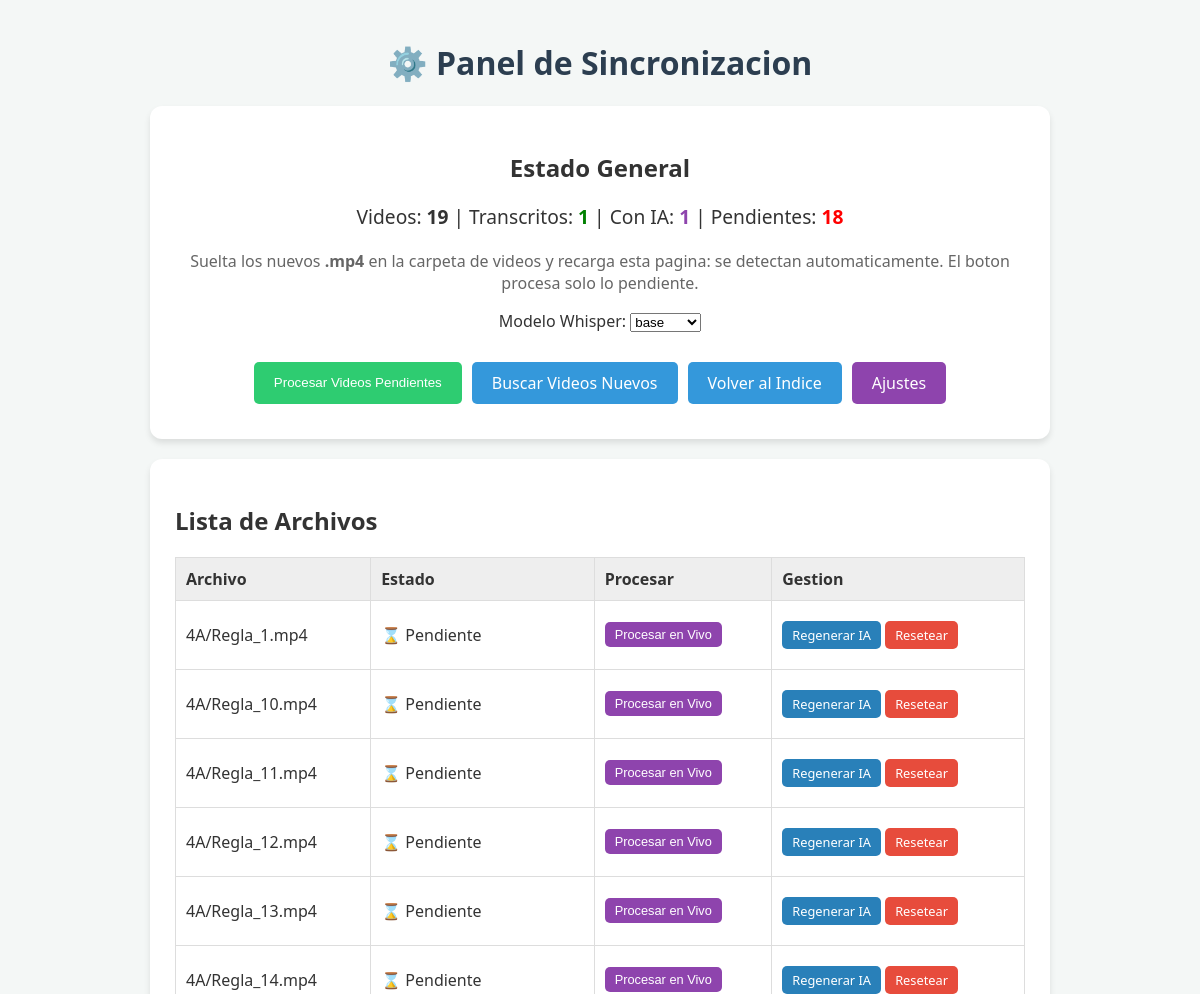
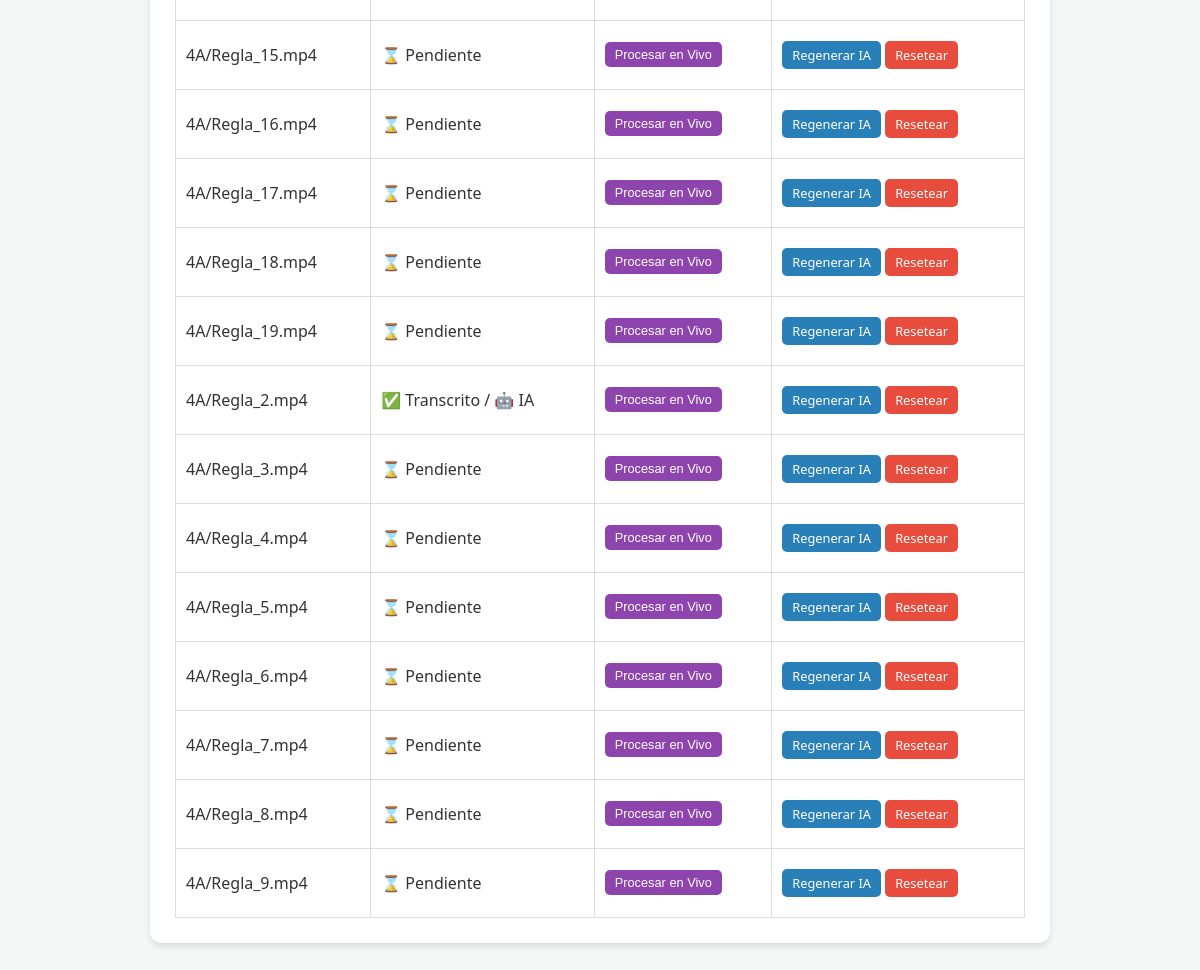
The page /sync on the database its author committed (2 pictures, top to bottom).
### tables this page shows
CREATE TABLE lessons (
        id INTEGER PRIMARY KEY AUTOINCREMENT,
        file_name TEXT UNIQUE,
        title TEXT,
        transcription TEXT,
        explanation TEXT,
        exercises TEXT,
        completed INTEGER DEFAULT 0
    );

### backend/Core/Controller.php (called while the page is built, shortened)
<?php
abstract class Controller
{
    protected function view(string $template, array $data = [], ?string $layout = 'layouts/main'): void
    {
        View::render($template, $data, $layout);
        exit;
    }
}

### backend/Controllers/SyncController.php (called while the page is built, shortened)
<?php
final class SyncController extends Controller
{
    public function index(array $params = []): void
    {
        $model = new Lesson();
        $this->view('sync.index', [
            'title'         => 'Gestion de Lecciones',
            'lessons'       => $model->allByFileName(),
            'stats'         => $model->stats(),
            'config'        => AiConfig::load(),
            'whisperModels' => Config::WHISPER_MODELS,
            'status'        => $this->statusMessage((string) Request::query('status', '')),
        ]);
    }
    private function statusMessage(string $status): string
    {
        return match ($status) {
            'processing'     => 'Procesando los videos pendientes en segundo plano. Recarga la pagina en unos minutos.',
            'processing_one' => 'Procesando el archivo en segundo plano.',
            're_enrich'      => 'Regenerando la explicacion y los ejercicios con IA.',
            'reset'          => 'Leccion reseteada exitosamente.',
            default          => '',
        };
    }
}

### public/index.php (called while the page is built, shortened)
<?php
$router = new Router();
$router->dispatch();

### backend/Models/Lesson.php (called while the page is built, shortened)
<?php
final class Lesson extends Model
{
    public function all(): array
    {
        return $this->db->query('SELECT * FROM lessons ORDER BY id ASC')->fetchAll();
    }
    public function allByFileName(): array
    {
        return $this->db->query('SELECT * FROM lessons ORDER BY file_name ASC')->fetchAll();
    }
    public function stats(): array
    {
        $lessons = $this->all();
        $processed = 0;
        $enriched = 0;
        $completed = 0;
        foreach ($lessons as $lesson) {
            if (!empty($lesson['transcription'])) {
                $processed++;
            }
            if (!empty($lesson['explanation'])) {
                $enriched++;
            }
        }
        return [
            'total'     => count($lessons),
            'processed' => $processed,
            'enriched'  => $enriched,
            'completed' => $completed,
            'pending'   => count($lessons) - $processed,
        ];
    }
}

### backend/Core/Model.php (called while the page is built, shortened)
<?php
abstract class Model
{
    private static ?PDO $connection = null;
    public function __construct()
    {
        $this->db = self::connection();
    }
    public static function connection(): PDO
    {
        if (self::$connection === null) {
            $pdo = new PDO('sqlite:' . Config::dbPath());
            $pdo->setAttribute(PDO::ATTR_ERRMODE, PDO::ERRMODE_EXCEPTION);
            $pdo->setAttribute(PDO::ATTR_DEFAULT_FETCH_MODE, PDO::FETCH_ASSOC);
            self::$connection = $pdo;
        }
        return self::$connection;
    }
}

### frontend/views/sync/index.php (the view, shortened to what this page needs)
<h1>&#9881;&#65039; Panel de Sincronizacion</h1>
<div class="content-section" style="text-align: center;">
    <h2 style="margin-bottom:10px;">Estado General</h2>
    <p style="font-size: 1.2em; margin-bottom:20px;">
        Videos: <strong><?php echo $stats['total']; ?></strong> |
        Transcritos: <strong style="color:green;"><?php echo $stats['processed']; ?></strong> |
        Con IA: <strong style="color:#8e44ad;"><?php echo $stats['enriched']; ?></strong> |
        Pendientes: <strong style="color:red;"><?php echo $stats['pending']; ?></strong>
    </p>
    <p style="margin-bottom:10px; color:#666;">
        Suelta los nuevos <strong>.mp4</strong> en la carpeta de videos y recarga esta pagina: se detectan automaticamente. El boton procesa solo lo pendiente.
    </p>
    <p style="margin-bottom:20px;">
        <label>Modelo Whisper:
            <select id="whisper">
                <?php foreach ($whisperModels as $w): ?>
                    <option value="<?php echo $w; ?>" <?php echo $w === $config['whisper']['model'] ? 'selected' : ''; ?>><?php echo $w; ?></option>
                <?php endforeach; ?>
            </select>
        </label>
    </p>
    <div style="display:flex; gap:10px; justify-content:center;">
        <button class="btn" style="background:#2ecc71" onclick="go('process')">Procesar Videos Pendientes</button>
        <a href="/sync" class="btn">Buscar Videos Nuevos</a>
        <a href="/" class="btn">Volver al Indice</a>
        <a href="/settings" class="btn" style="background:#8e44ad">Ajustes</a>
    </div>
</div>
<div class="content-section">
    <h2 style="margin-bottom:20px;">Lista de Archivos</h2>
    <table style="width:100%; border-collapse:collapse; margin-top:20px;">
        <thead>
            <tr style="background:#eee; text-align:left;">
                <th style="padding:10px; border:1px solid #ddd;">Archivo</th>
                <th style="padding:10px; border:1px solid #ddd;">Estado</th>
                <th style="padding:10px; border:1px solid #ddd;">Procesar</th>
                <th style="padding:10px; border:1px solid #ddd;">Gestion</th>
            </tr>
        </thead>
        <tbody>
            <?php foreach ($lessons as $lesson): ?>
            <tr>
                <td style="padding:10px; border:1px solid #ddd;"><?php echo htmlspecialchars($lesson['file_name']); ?></td>
                <td style="padding:10px; border:1px solid #ddd;">
                    <?php echo !empty($lesson['transcription']) ? '&#9989; Transcrito' : '&#8987; Pendiente'; ?>
                    <?php echo !empty($lesson['explanation']) ? ' / &#129302; IA' : ''; ?>
                </td>
                <td style="padding:10px; border:1px solid #ddd;">
                    <button class="btn" style="padding:5px 10px; font-size:0.8em; background:#8e44ad;" onclick="live(<?php echo htmlspecialchars(json_encode($lesson['file_name']), ENT_QUOTES); ?>)">Procesar en Vivo</button>
                </td>
                <td style="padding:10px; border:1px solid #ddd;">
                    <a href="/sync/re-enrich/<?php echo (int) $lesson['id']; ?>" class="btn" style="padding:5px 10px; font-size:0.8em; background:#2980b9;" onclick="return confirm('Regenerar explicacion y ejercicios con IA?')">Regenerar IA</a>
                    <a href="/lessons/<?php echo (int) $lesson['id']; ?>/reset" class="btn" style="padding:5px 10px; font-size:0.8em; background:#e74c3c;" onclick="return confirm('Resetear esta leccion? Se borraran transcripcion, explicacion y ejercicios.')">Resetear</a>
                </td>
            </tr>
            <?php endforeach; ?>
        </tbody>
    </table>
</div>

### backend/Core/Router.php (shortened to what this page needs)
<?php
final class Router
{
    private array $routes = [];
    private function add(string $method, string $pattern, callable|array $handler): void
    {
        $this->routes[] = [
            'method'  => $method,
            'regex'   => $this->compile($pattern),
            'handler' => $handler,
        ];
    }
    private function compile(string $pattern): string
    {
        $trimmed = trim($pattern, '/');
        if ($trimmed === '') {
            return '#^/?$#';
        }
        $parts = explode('/', $trimmed);
        $regex = [];
        foreach ($parts as $part) {
            if (preg_match('/^\{(\w+)\}$/', $part, $match)) {
                $regex[] = '(?P<' . $match[1] . '>[^/]+)';
            } elseif (preg_match('/^\{(\w+)\.\.\.\}$/', $part, $match)) {
                $regex[] = '(?P<' . $match[1] . '>.+)';
            } else {
                $regex[] = preg_quote($part, '#');
            }
        }
        return '#^/' . implode('/', $regex) . '/?$#';
    }
    public function dispatch(): void
    {
        $method = Request::method();
        $path = Request::path();
        foreach ($this->routes as $route) {
            if ($route['method'] !== $method) {
                continue;
            }
            if (!preg_match($route['regex'], $path, $matches)) {
                continue;
            }
            $params = array_filter($matches, 'is_string', ARRAY_FILTER_USE_KEY);
            try {
                $handler = $route['handler'];
                if (is_array($handler)) {
                    [$class, $action] = $handler;
                    (new $class())->{$action}($params);
                } else {
                    $handler($params);
                }
            } catch (Throwable $e) {
                error_log('Router error: ' . $e->getMessage());
                Response::html('Error interno: ' . htmlspecialchars($e->getMessage(), ENT_QUOTES, 'UTF-8'), 500);
            }
            return;
        }
    }
}

### public/assets/css/style.css (style rules this page uses)
body { font-family: 'Segoe UI', Tahoma, Geneva, Verdana, sans-serif; background-color: #f4f7f6; color: #333; margin: 0; padding: 20px; }
h1 { color: #2c3e50; text-align: center; }
.btn { background: #3498db; color: white; padding: 10px 20px; border-radius: 5px; text-decoration: none; display: inline-block; margin: 10px 0; cursor: pointer; border: none; }
.content-section { background: white; padding: 25px; border-radius: 12px; box-shadow: 0 4px 6px rgba(0,0,0,0.1); margin-bottom: 20px; }

### rows shown on the page
lessons: id "1", file_name "4A/Regla_1.mp4", shows "⌛ Pendiente"
lessons: file_name "4A/Regla_10.mp4", shows "⌛ Pendiente"
lessons: file_name "4A/Regla_11.mp4", shows "⌛ Pendiente"
lessons: file_name "4A/Regla_12.mp4", shows "⌛ Pendiente"
lessons: file_name "4A/Regla_13.mp4", shows "⌛ Pendiente"
lessons: file_name "4A/Regla_14.mp4", shows "⌛ Pendiente"
lessons: file_name "4A/Regla_15.mp4", shows "⌛ Pendiente"
lessons: file_name "4A/Regla_16.mp4", shows "⌛ Pendiente"
lessons: file_name "4A/Regla_17.mp4", shows "⌛ Pendiente"
lessons: file_name "4A/Regla_18.mp4", shows "⌛ Pendiente"
lessons: file_name "4A/Regla_19.mp4", shows "⌛ Pendiente"
lessons: file_name "4A/Regla_2.mp4", shows "✅ Transcrito", shows "/ 🤖 IA"
lessons: file_name "4A/Regla_3.mp4", shows "⌛ Pendiente"
lessons: file_name "4A/Regla_4.mp4", shows "⌛ Pendiente"
lessons: file_name "4A/Regla_5.mp4", shows "⌛ Pendiente"
lessons: file_name "4A/Regla_6.mp4", shows "⌛ Pendiente"
lessons: file_name "4A/Regla_7.mp4", shows "⌛ Pendiente"
lessons: file_name "4A/Regla_8.mp4", shows "⌛ Pendiente"
lessons: file_name "4A/Regla_9.mp4", shows "⌛ Pendiente"

### other values the page prints
form field value "base"
